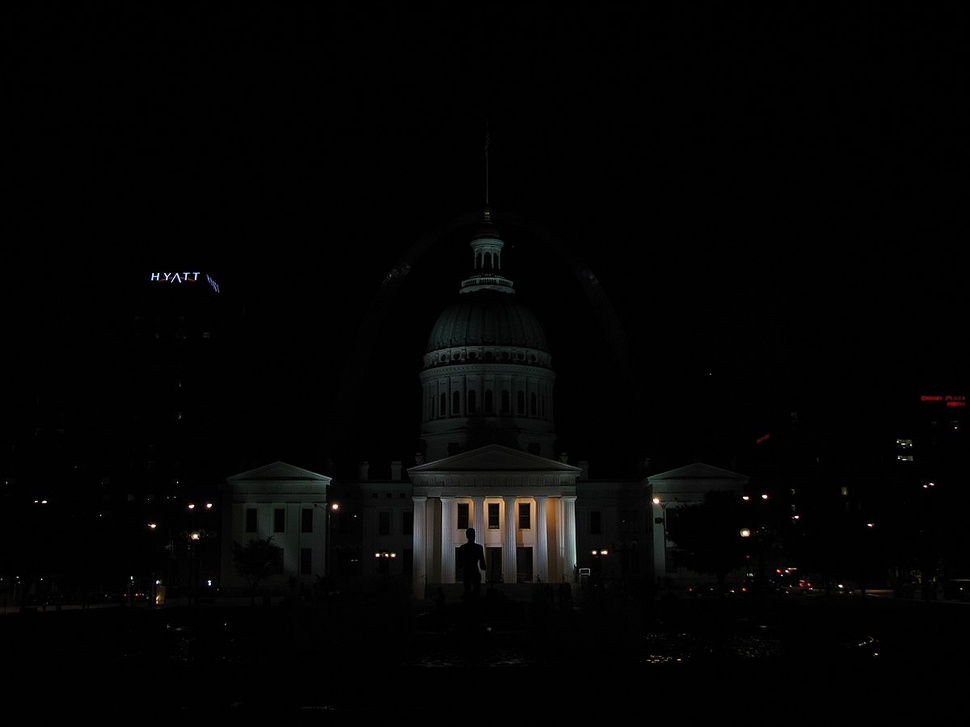
#> input picture Python/im1.jfif, 970 x 727 px, shrunk from 1200 x 900 before the run
$ python generateHDRI.py
#> lines starting #> are read from the running program, lines starting #| are printed output that depends on the picture
import numpy as np
import cv2

def readImagesAndTimes(images):
    # List of exposure times
    times = np.array([1 / 30.0, 0.25, 2.5, 15.0], dtype=np.float32)
    imlist=[]
    for image in images:
        im = cv2.imread(image)
#> im is the input picture: shape (727, 970, 3); mean B, G, R 3.8, 4, 4.1
        imlist.append(im)

    return imlist, times


def generate(images, times):
    # Obtain Camera Response Function (CRF)
    calibrateDebevec = cv2.createCalibrateDebevec()
    for img in images:
        print (np.shape(img))
    responseDebevec = calibrateDebevec.process(images, times)

    # Merge images into an HDR linear image
    mergeDebevec = cv2.createMergeDebevec()
    hdrDebevec = mergeDebevec.process(images, times, responseDebevec)
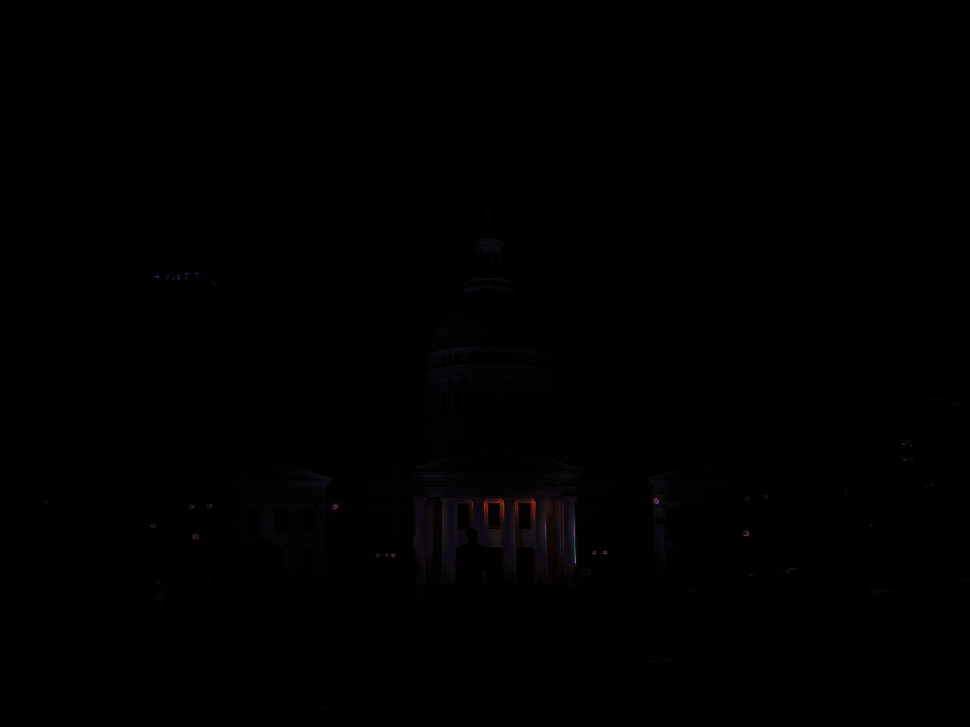
#> hdrDebevec: shape (727, 970, 3) float32; mean of channels 0, 1, 2 0.9, 0.6, 0.9; drawn with min black and max white
    # Save HDR image.
    cv2.imwrite("hdrDebevec.hdr", hdrDebevec)
    return hdrDebevec


def main(images):
    imlist, times = readImagesAndTimes(images)
    hdr = generate(imlist, times)
    hdr = cv2.imread("hdrDebevec.hdr",-1)
    cv2.imshow("ost",hdr)
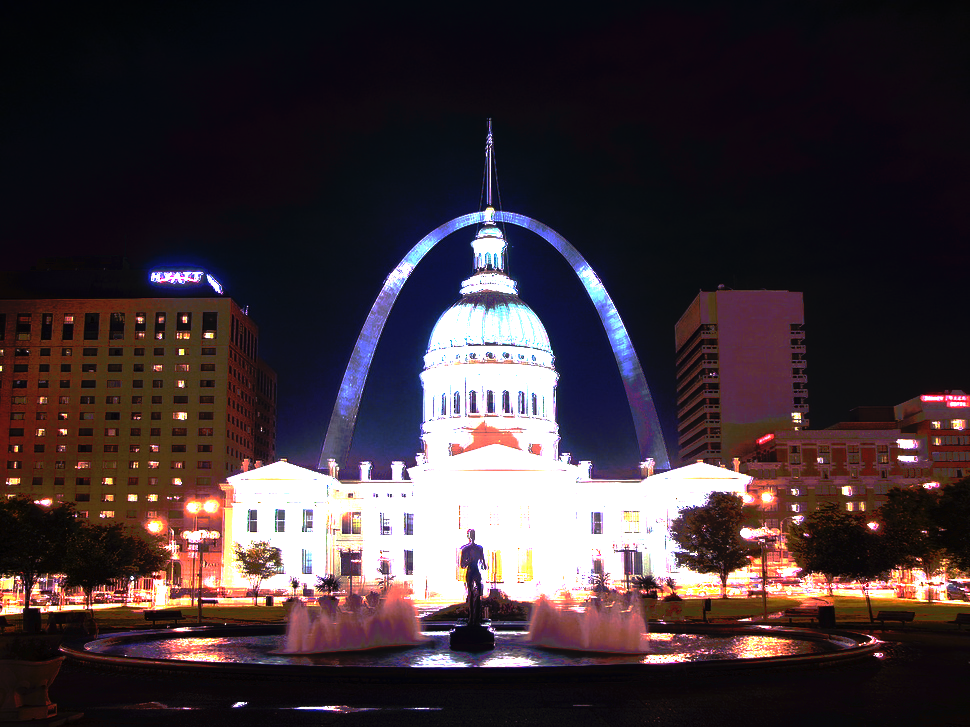
#> window 'ost': shape (727, 970, 3); mean B, G, R 56.5, 51.2, 63.8
    cv2.waitKey(0)

filenames = ["im1.jfif", "im2.jfif", "im3.jfif", "im4.jfif"]
main(filenames)
